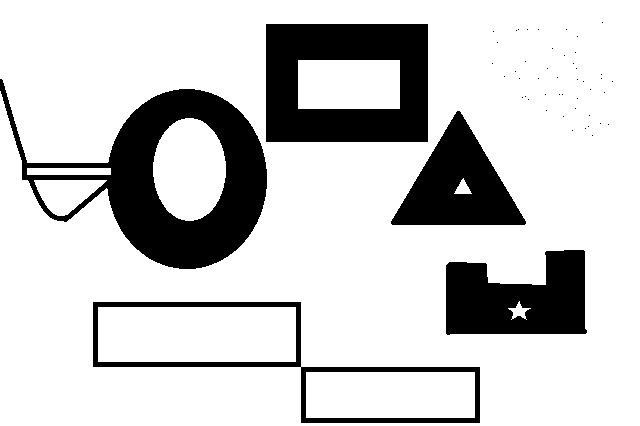
//> input picture image/data.png, 640 x 426 px
$ ./main   (built with g++ and OpenCV 4)
//> lines starting //> are read from the running program, lines starting //| are printed output that depends on the picture; after the words box and inside, x2 and y2 are one past the last pixel; in counts of white or black regions, pixels touching at a corner belong together
### kadai4/rabeling.h
#pragma once

#include<iostream>
#include<string>
#include<tuple>
#include<opencv2\opencv.hpp>

cv::Mat rabeling(cv::Mat image);

### kadai4/morphology.h
#pragma once

#define _USE_MATH_DEFINES
#include <cmath>
#include<iostream>
#include<string>
#include<tuple>
#include<opencv2\opencv.hpp>

cv::Mat erosion(cv::Mat image);
cv::Mat dilation(cv::Mat image);
cv::Mat closiong(cv::Mat image, int dilation_num, int erosion_num);
cv::Mat opening(cv::Mat image, int erosion_num, int dilation_num);

### kadai4/contourTracking.h
#pragma once

#include<iostream>
#include<string>
#include<tuple>
#include<opencv2\opencv.hpp>

enum class enterDirection {from_left, from_top_left, from_top, from_top_right, from_right, from_bottom_right, from_bottom, from_bottom_left};
enum class Direction { left, top_left, top, top_right, right, bottom_right, bottom, bottom_left};
enum class pixelDirection { left, top_left, top, top_right, right, bottom_right, bottom, bottom_left, none};
cv::Mat contourTracking(cv::Mat image);
pixelDirection clockwiseSearch(cv::Mat image, cv::Mat map, int x, int y, enterDirection mode);
pixelDirection clockwise(cv::Mat image, int x, int y, Direction begin);

### kadai4/main.h
#pragma once

#include<iostream>
#include<string>
#include<tuple>
#include<opencv2\opencv.hpp>

#include "contourTracking.h"
#include "morphology.h"

### kadai4/contourTracking.cpp
#include "contourTracking.h"
using namespace cv;
using namespace std;

cv::Mat contourTracking(cv::Mat image)
{
//	int rows = image.rows;
//	int cols = image.cols;
//	cout << rows << ", " << cols << endl;
	unsigned char pre_value = 255;
	unsigned char value = 255;
	copyMakeBorder(image, image, 1, 1, 1, 1, BORDER_CONSTANT, Scalar(255));
	int rows = image.rows;
	int cols = image.cols;
	cout << rows << ", " << cols << endl;
	//imwrite("data2.png", image);
	Mat mapping = Mat(rows, cols, CV_8UC1);
	mapping = 255;

	int old_dir = 0, new_dir = 0;
	Point clockwise[8] = { Point(-1, 1), Point(0, 1), Point(1, 1),
							Point(1, 0), Point(1, -1),
							Point(0, -1), Point(-1, -1),
							Point(-1, 0) };

	//raster scan
	for (int y = 0; y < rows; y++) {
		for (int x = 0; x < cols; x++) {
			pre_value = value;
			value = image.at<unsigned char>(Point(x, y));
			if (x != 0 && pre_value == 255 && value == 0) {

				Point search = Point(x, y);
				Point search_tmp = search + clockwise[0];
				new_dir = 0;
				old_dir = 0;

				if (mapping.at<unsigned char>(search) == 0) continue;

				for (int i = 0; i < 8; i++) {
					search_tmp = search + clockwise[(i + new_dir) % 8];
					if (image.at<unsigned char>(search_tmp) == 0) {
						if (search == Point(x, y) && mapping.at<unsigned char>(search_tmp) == 0) break;
						mapping.at<unsigned char>(search_tmp) = 0;
						search = search_tmp; // move
						old_dir = (i + new_dir) % 8;
						new_dir = (old_dir + 6) % 8;
						i = -1;
					}
				}
			}
		}
	}

	return mapping;
}


// [128 lines of commented-out code are left out]

### kadai4/main.cpp
#include "main.h"
using namespace cv;

int main() {
	Mat image = imread("..\\image\\data.png", 0);
//> image: 426 rows x 640 cols, CV_8UC1; 80% white; 51 black regions (46 under 20 px), largest, box (x1, y1, x2, y2) and area: (0, 79, 267, 269) 18560, (266, 24, 428, 142) 14118, (446, 250, 587, 335) 8981, (391, 111, 526, 225) 7912, (93, 302, 480, 423) 4880

	threshold(image, image, 128, 255, THRESH_BINARY);
	//image = closiong(image, 1, 1);
	//image = opening(image, 1, 1);
	imshow("origin", image);
	Mat mapping = contourTracking(image);
//> in contourTracking, `copyMakeBorder(image, image, 1, 1, 1, 1, BORDER_CONSTANT, Scalar(255));`:
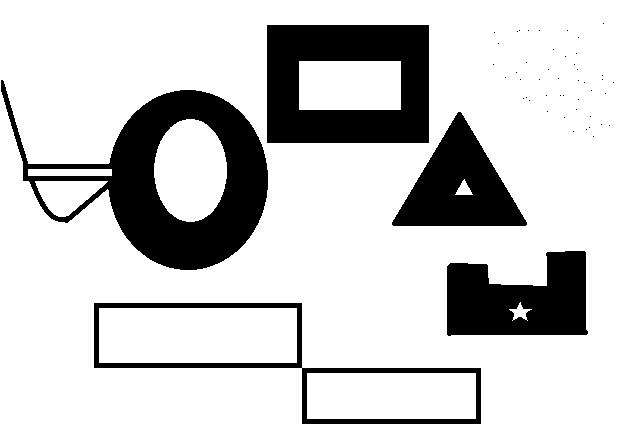
//> image: 428 rows x 642 cols, CV_8UC1; 80.2% white; 51 black regions (46 under 20 px), largest, box (x1, y1, x2, y2) and area: (1, 80, 268, 270) 18560, (267, 25, 429, 143) 14118, (447, 251, 588, 336) 8981, (392, 112, 527, 226) 7912, (94, 303, 481, 424) 4880
//| 428, 642
//> the loop in contourTracking, `for (int y = 0; y < rows; y++)` made 428 passes
//> (new_dir, old_dir) on passes 1 to 3: (0, 0), (0, 0), (0, 0)
//> after the loop in contourTracking, `for (int y = 0; y < rows; y++)`:
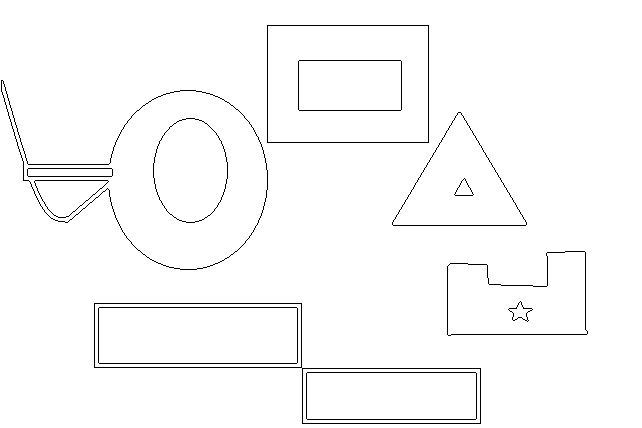
//> mapping: 428 rows x 642 cols, CV_8UC1; 98.1% white; black in thin lines or dots, all inside (x1, y1, x2, y2) = (1, 25, 588, 424)
//> after the loop in contourTracking, `for (int y = 0; y < rows; y++)`: pre_value = 255; new_dir = 0
	imshow("trace", mapping);
	imwrite("trace.png", mapping);

//> (the run ends here: the program needs code that is not available in this run, at `Mat rabel = rabeling(image);`)

$ run again, with image/e.png copied over image/data.png
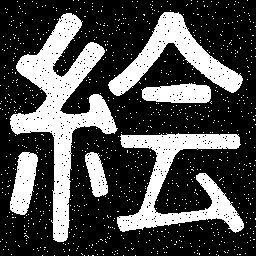
//> input picture image/e.png, 256 x 256 px
//> in contourTracking, `copyMakeBorder(image, image, 1, 1, 1, 1, BORDER_CONSTANT, Scalar(255));`:
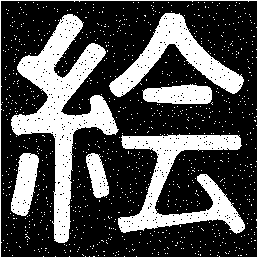
//> image: 258 rows x 258 cols, CV_8UC1; 31.2% white; 959 white regions (952 under 20 px), largest, box (x1, y1, x2, y2) and area: (11, 14, 119, 243) 7456, (118, 134, 245, 234) 4804, (109, 13, 244, 97) 3458
//| 258, 258
//> the loop in contourTracking, `for (int y = 0; y < rows; y++)` made 258 passes
//> (pre_value, old_dir) on passes 1 to 3: (255, 0), (0, 0), (0, 2)
//> after the loop in contourTracking, `for (int y = 0; y < rows; y++)`:
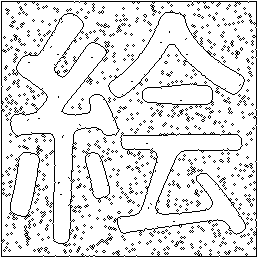
//> mapping: 258 rows x 258 cols, CV_8UC1; 89.3% white; black in thin lines or dots
//> after the loop in contourTracking, `for (int y = 0; y < rows; y++)`: pre_value = 255; new_dir = 0
